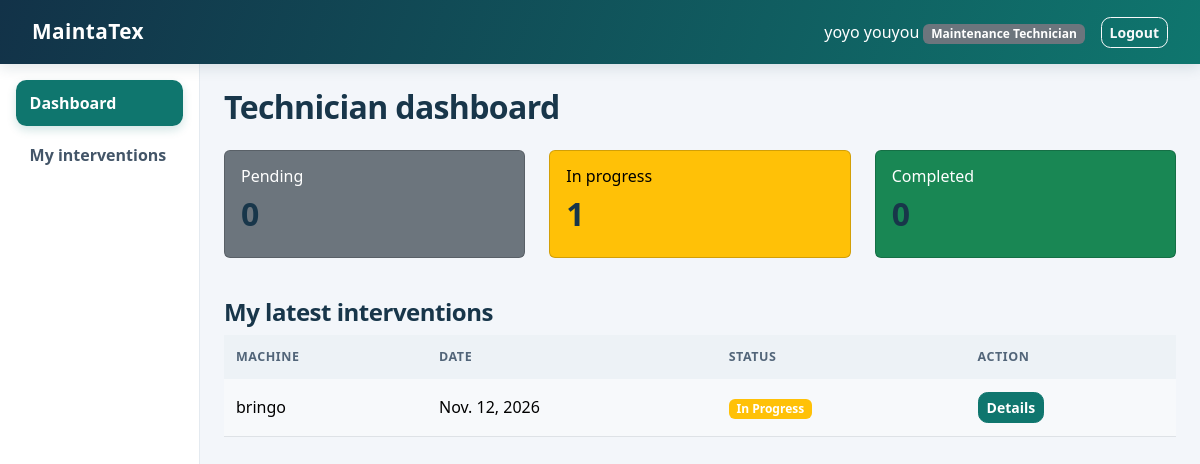
Page /dashboard/ (signed in) on the committed database.
### core/models.py (models this page shows, shortened)
class Profile(models.Model):
    SIGNUP_ROLE_CHOICES = [
        ('production_manager', 'Production Manager'),
        ('maintenance_manager', 'Maintenance Manager'),
        ('technician', 'Maintenance Technician'),
    ]
    ROLE_CHOICES = [
        ('administrator', 'Administrator'),
        *SIGNUP_ROLE_CHOICES,
    ]
    user = models.OneToOneField(User, on_delete=models.CASCADE, related_name='profile')
    role = models.CharField(max_length=30, choices=ROLE_CHOICES)
    phone_number = models.CharField(max_length=30, blank=True)

class Intervention(models.Model):
    STATUS_CHOICES = [
        ('pending', 'Pending'),
        ('in_progress', 'In Progress'),
        ('completed', 'Completed'),
    ]
    breakdown = models.ForeignKey(Breakdown, on_delete=models.CASCADE, related_name='interventions')
    technician = models.ForeignKey(User, on_delete=models.SET_NULL, null=True,
                                   related_name='interventions')
    diagnosis = models.TextField(blank=True)
    repair_description = models.TextField(blank=True)
    intervention_date = models.DateField('Intervention date', default=date.today)
    status = models.CharField(max_length=20, choices=STATUS_CHOICES, default='pending')
    class Meta:
        ordering = ['-intervention_date', '-id']
    @property
    def badge_class(self):
        colors = {'pending': 'secondary', 'in_progress': 'warning', 'completed': 'success'}
        return colors[self.status]

class Breakdown(models.Model):
    CATEGORY_CHOICES = [
        ('electrical', 'Electrical outage'),
        ('mechanical', 'Mechanical problem'),
        ('other', 'Other'),
    ]
    PRIORITY_CHOICES = [
        ('low', 'Low'),
        ('medium', 'Medium'),
        ('high', 'High'),
    ]
    STATUS_CHOICES = [
        ('reported', 'Reported'),
        ('in_progress', 'In Progress'),
        ('resolved', 'Resolved'),
    ]
    machine = models.ForeignKey(Machine, on_delete=models.CASCADE, related_name='breakdowns')
    category = models.CharField(
        'Breakdown type', max_length=20, choices=CATEGORY_CHOICES, default='other')
    description = models.TextField()
    breakdown_date = models.DateField('Breakdown date', default=date.today)
    priority = models.CharField(max_length=10, choices=PRIORITY_CHOICES, default='medium')
    status = models.CharField(max_length=20, choices=STATUS_CHOICES, default='reported')
    reported_by = models.ForeignKey(User, on_delete=models.SET_NULL, null=True,
                                    related_name='reported_breakdowns')
    class Meta:
        ordering = ['-breakdown_date', '-id']

class Machine(models.Model):
    STATUS_CHOICES = [
        ('operational', 'Operational'),
        ('broken', 'Broken'),
        ('under_maintenance', 'Under Maintenance'),
    ]
    name = models.CharField(max_length=100)
    code = models.CharField('Machine code', max_length=30, unique=True)
    machine_type = models.CharField('Machine type', max_length=100)
    location = models.CharField(max_length=100)
    status = models.CharField(max_length=20, choices=STATUS_CHOICES, default='operational')
    class Meta:
        ordering = ['name']

### core/views.py (the view, shortened to what this page needs)
# urls.py: path('dashboard/', views.dashboard, name='dashboard'),
@login_required
def dashboard(request):
    role = get_user_role(request.user)
    if role is None:
        messages.error(request, 'Your account has no role. Please contact the administrator.')
        logout(request)
        return redirect('login')
    context = {}
    if role == 'administrator':
        context = {
            'users_count': User.objects.count(),
            'machines_count': Machine.objects.count(),
            'breakdowns_count': Breakdown.objects.count(),
            'interventions_count': Intervention.objects.count(),
            'recent_breakdowns': Breakdown.objects.select_related('machine')[:5],
        }
    elif role == 'technician':
        my_interventions = Intervention.objects.filter(technician=request.user)
        context = {
            'pending_count': my_interventions.filter(status='pending').count(),
            'in_progress_count': my_interventions.filter(status='in_progress').count(),
            'completed_count': my_interventions.filter(status='completed').count(),
            'recent_interventions': my_interventions.select_related('breakdown__machine')[:5],
        }
    return render(request, f'{role}/dashboard.html', context)

### core/models.py (called while the page is built)
def get_user_role(user):
    if not user.is_authenticated:
        return None
    if user.is_superuser:
        return 'administrator'
    profile = getattr(user, 'profile', None)
    if profile is None:
        return None
    return profile.role

### core/templates/technician/dashboard.html (shortened to what this page needs)
{% extends 'common/base.html' %}
{% block content %}
<h2 class="mb-4">Technician dashboard</h2>
<div class="row mb-4">
  <div class="col-md-4"><div class="card text-bg-secondary mb-3"><div class="card-body">
    <h6>Pending</h6><h2>{{ pending_count }}</h2></div></div></div>
  <div class="col-md-4"><div class="card text-bg-warning mb-3"><div class="card-body">
    <h6>In progress</h6><h2>{{ in_progress_count }}</h2></div></div></div>
  <div class="col-md-4"><div class="card text-bg-success mb-3"><div class="card-body">
    <h6>Completed</h6><h2>{{ completed_count }}</h2></div></div></div>
</div>
<h4>My latest interventions</h4>
<table class="table table-striped">
  <thead><tr><th>Machine</th><th>Date</th><th>Status</th><th>Action</th></tr></thead>
  <tbody>
    {% for intervention in recent_interventions %}
    <tr>
      <td>{{ intervention.breakdown.machine.name }}</td>
      <td>{{ intervention.intervention_date }}</td>
      <td><span class="badge bg-{{ intervention.badge_class }}">{{ intervention.get_status_display }}</span></td>
      <td><a href="{% url 'intervention_detail' intervention.pk %}" class="btn btn-sm btn-primary">Details</a></td>
    </tr>
    {% empty %}
    <tr><td colspan="4" class="text-center">No intervention assigned to you.</td></tr>
    {% endfor %}
  </tbody>
</table>
{% endblock %}

### core/templates/common/base.html (shortened to what this page needs)
{% load static %}
<!DOCTYPE html>
<html lang="en">
<head>
  <link href="https://cdn.jsdelivr.net/npm/bootstrap@5.3.3/dist/css/bootstrap.min.css" rel="stylesheet">
  <link href="{% static 'core/css/app.css' %}?v=3" rel="stylesheet">
</head>
<body>
  <nav class="navbar navbar-dark bg-dark">
    <div class="container-fluid">
      <a class="navbar-brand" href="{% if user.is_authenticated %}{% url 'dashboard' %}{% else %}{% url 'login' %}{% endif %}">MaintaTex</a>
      {% if user.is_authenticated %}
      <div class="d-flex align-items-center">
        <span class="navbar-text text-white me-3">
          {{ user.get_full_name|default:user.username }}
          <span class="badge bg-secondary">{% if user.is_superuser %}Administrator{% else %}{{ user.profile.get_role_display }}{% endif %}</span>
        </span>
        <form method="post" action="{% url 'logout' %}">
          <button type="submit" class="btn btn-outline-light btn-sm">Logout</button>
        </form>
      </div>
      {% endif %}
    </div>
  </nav>
  <div class="container-fluid">
    <div class="row">
      {% if user.is_authenticated and user.is_superuser or user.is_authenticated and user.profile.role %}
      {% with current=request.resolver_match.url_name %}
      <div class="col-md-2 sidebar p-3">
        <ul class="nav flex-column">
          <li class="nav-item"><a class="nav-link {% if current == 'dashboard' %}active{% endif %}" href="{% url 'dashboard' %}">Dashboard</a></li>
          {% if user.is_superuser %}
          <li class="nav-item"><a class="nav-link {% if current == 'user_list' %}active{% endif %}" href="{% url 'user_list' %}">Users</a></li>
          <li class="nav-item"><a class="nav-link {% if current == 'machine_list' %}active{% endif %}" href="{% url 'machine_list' %}">Machines</a></li>
          <li class="nav-item"><a class="nav-link {% if current == 'breakdown_list' %}active{% endif %}" href="{% url 'breakdown_list' %}">Breakdowns</a></li>
          <li class="nav-item"><a class="nav-link {% if current == 'intervention_list' %}active{% endif %}" href="{% url 'intervention_list' %}">Interventions</a></li>
          {% elif user.profile.role == 'technician' %}
          <li class="nav-item"><a class="nav-link {% if current == 'intervention_list' %}active{% endif %}" href="{% url 'intervention_list' %}">My interventions</a></li>
          {% endif %}
        </ul>
      </div>
      {% endwith %}
      <main class="col-md-10 p-4">
      {% else %}
      <main class="col-12 p-4">
      {% endif %}
        {% block content %}{% endblock %}
      </main>
    </div>
  </div>
</body>
</html>

### core/static/core/css/app.css (style rules this page uses)
:root { --brand: #0f766e; --brand-dark: #115e59; --ink: #172b3a; --line: #e4eaf0; --page: #f3f6fa; }
body { background: var(--page); color: var(--ink); }
.navbar { min-height: 64px; padding: .65rem 1.25rem; background: linear-gradient(110deg, #123248, #0f766e); box-shadow: 0 3px 14px #18394a24; }
.navbar-brand { font-size: 1.3rem; font-weight: 750; letter-spacing: .02em; }
.sidebar { min-height: calc(100vh - 64px); background: #fff; border-right: 1px solid var(--line); }
.sidebar .nav-link { margin-bottom: 5px; padding: .7rem .85rem; border-radius: .65rem; color: #435568; font-weight: 550; transition: background-color .15s ease, color .15s ease, transform .15s ease; }
.sidebar .nav-link.active { background: var(--brand); color: #fff; box-shadow: 0 4px 10px #0f766e30; }
main { min-width: 0; }
h2, h3, h4 { color: #18364a; font-weight: 700; letter-spacing: -.02em; }
.btn { border-radius: .6rem; font-weight: 600; transition: transform .15s ease, box-shadow .15s ease; }
.btn-primary { background: var(--brand); border-color: var(--brand); }
.table { --bs-table-striped-bg: #f7f9fb; vertical-align: middle; }
.table thead th { color: #526579; background: #edf2f6; border-bottom: 0; font-size: .78rem; text-transform: uppercase; letter-spacing: .045em; white-space: nowrap; }
.table > :not(caption) > * > * { padding: .8rem .75rem; }

### rows in the picture
Intervention: breakdown.machine.name "bringo", intervention_date "Nov. 12, 2026", status "In Progress"

### other values in the picture
{{ user.get_full_name|default:user.username }} "yoyo youyou"
{{ user.profile.get_role_display }} "Maintenance Technician"
{{ pending_count }} "0"
{{ in_progress_count }} "1"
{{ completed_count }} "0"
